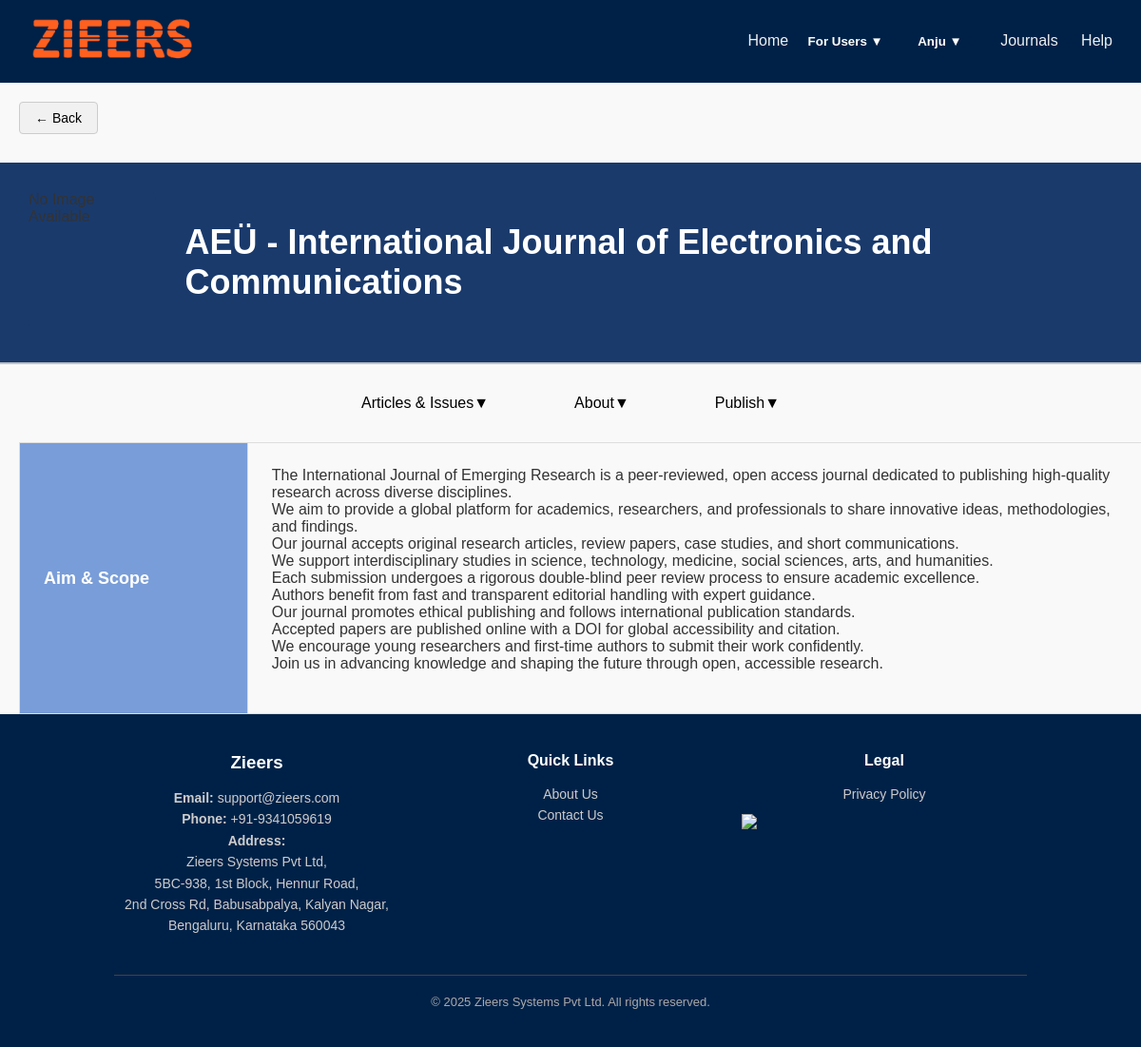
The page /researcher/author/aims_scope.php?journal_id=26 (signed in) on the database its author committed.
### tables this page shows
CREATE TABLE IF NOT EXISTS `journals` (
  `id` int NOT NULL AUTO_INCREMENT,
  `journal_name` varchar(255) NOT NULL,
  `primary_subject` varchar(255) NOT NULL,
  `secondary_subject` varchar(255) NOT NULL,
  `description` text NOT NULL,
  `publisher` varchar(255) NOT NULL,
  `issn` varchar(255) DEFAULT NULL,
  `access_type` varchar(255) NOT NULL,
  `author_payment_required` tinyint(1) DEFAULT '0',
  `reader_payment_required` tinyint(1) DEFAULT '0',
  `author_apc_amount` decimal(10,2) DEFAULT '0.00',
  `reader_fee_amount` decimal(10,2) DEFAULT '0.00',
  `payment_currency` varchar(10) DEFAULT NULL,
  `payment_link` varchar(255) DEFAULT NULL,
  `payment_notes` text,
  `submission_status` varchar(50) NOT NULL,
  `journal_image` varchar(255) DEFAULT NULL,
  `created_at` timestamp NULL DEFAULT CURRENT_TIMESTAMP,
  `journal_abbreviation` varchar(255) NOT NULL,
  `editorial_board` varchar(255) NOT NULL,
  `country` varchar(255) NOT NULL,
  `publication_frequency` varchar(255) NOT NULL,
  `indexing_info` text,
  `scope` text NOT NULL,
  `author_guidelines` varchar(255) DEFAULT NULL,
  `review_process` varchar(255) NOT NULL,
  `impact_factor` varchar(50) DEFAULT NULL,
  `citescore` varchar(50) DEFAULT NULL,
  `acceptance_rate` varchar(50) DEFAULT NULL,
  `editorial_team_id` int DEFAULT NULL,
  `keywords` text,
  PRIMARY KEY (`id`),
  KEY `fk_editorial_team` (`editorial_team_id`)
);

### include/db_connect.php (called while the page is built, shortened)
<?php
function getJournalById($conn, $id) {
    $id = $conn->real_escape_string($id);
    $sql = "SELECT * FROM journals WHERE id = $id";
    $result = $conn->query($sql);
    return $result->fetch_assoc();
}
function fetchScopeDetails($conn, $journal_id) {
    $query = "SELECT scope FROM journals WHERE id = ?";
    $stmt = $conn->prepare($query);
    $stmt->bind_param("i", $journal_id);
    $stmt->execute();
    return $stmt->get_result()->fetch_assoc();
}
?>

### researcher/author/aims_scope.php (the view, shortened to what this page needs)
<?php
include(__DIR__ . "/../../include/db_connect.php");
$journal = getJournalById($conn, $journal_id);
$scopeDetails = fetchScopeDetails($conn, $journal_id);
$scope = htmlspecialchars($scopeDetails['scope']);
?>
<!DOCTYPE html>
<html lang="en">
<head>
    <link rel="stylesheet" href="../styles.css">
</head>
<body>
    <header>
      <div class="logo">
  <a href="../../publish.php">
    <img src="../../images/logo.png" alt="Zieers Logo" style="height: 50px;">
  </a>
</div>
        <div class="icons">
            <a href="../../publish.php">Home</a>
            <div class="user-dropdown">
                <button class="dropdown-toggle">For Users ▼</button>
            </div>
            <?php if (isset($_SESSION['user_id'])): ?>
                <div class="user-dropdown">
                    <button class="dropdown-toggle"><?php echo htmlspecialchars($_SESSION['first_name']); ?> ▼</button>
                </div>
            <?php endif; ?>
            <a href="journal-listing.php?journal_id=<?php echo $journal_id; ?>">Journals</a>
            <a href="help.php">Help</a>
        </div>
    </header>
    <div style="margin: 20px 0 0 20px;">
    <button onclick="history.back()" style="
        background-color: #f1f1f1;
        border: 1px solid #ccc;
        padding: 8px 16px;
        font-size: 14px;
        border-radius: 4px;
        cursor: pointer;
    ">
        ← Back
    </button>
</div>
    <div class="journal-header">
        <div class="image-container">
            <?php
                $imagePath = htmlspecialchars($journal['journal_image']);
                $fullImagePath = $_SERVER['DOCUMENT_ROOT'] . "/admin/" . $imagePath;
                if (file_exists($fullImagePath)) {
                    echo '<img src="/admin/' . $imagePath . '" alt="Journal Image">';
                } else {
                    echo '<span>No Image Available</span>';
                }
            ?>
        </div>
        <div class="journal-info">
            <h1><?php echo htmlspecialchars($journal['journal_name']); ?></h1>
        </div>
    </div>
    <div class="dropdown-container">
        <div class="dropdown">
            <button>Articles & Issues▼</button>
        </div>
        <div class="dropdown">
            <button>About▼</button>
        </div>
        <div class="dropdown">
            <button>Publish▼</button>
        </div>
    </div>
    <div class="container">
        <table class="scope-table">
            <tr>
                <th>Aim & Scope</th>
                <td><?php echo nl2br($scope); ?></td>
            </tr>
        </table>
    </div>
    <footer class="site-footer">
        <div class="footer-container">
            <div class="footer-column">
                <h3>Zieers</h3>
                <p><strong>Email:</strong> <a href="mailto:support@zieers.com">support@zieers.com</a></p>
                <p><strong>Phone:</strong> +91-9341059619</p>
                <p><strong>Address:</strong><br>
                    Zieers Systems Pvt Ltd,<br>
                    5BC-938, 1st Block, Hennur Road,<br>
                    2nd Cross Rd, Babusabpalya, Kalyan Nagar,<br>
                    Bengaluru, Karnataka 560043
                </p>
            </div>
            <div class="footer-column">
                <h4>Quick Links</h4>
                <ul>
                    <li><a href="../../about-us.php">About Us</a></li>
                    <li><a href="../../contact-us.php">Contact Us</a></li>
                </ul>
            </div>
            <div class="footer-column">
                <h4>Legal</h4>
                <ul>
                    <li><a href="../../privacy_policy.php">Privacy Policy</a></li>
                </ul>
                <a href="https://www.linkedin.com/company/your-company-name" target="_blank" class="social-link">
                    <img src="https://cdn.jsdelivr.net/gh/devicons/devicon/icons/linkedin/linkedin-original.svg" alt="LinkedIn" class="social-icon">
                </a>
            </div>
        </div>
        <div class="footer-bottom">
            <p onclick="window.open('https://www.zieers.com/', '_blank');">
                &copy; <span id="year"></span> Zieers Systems Pvt Ltd. All rights reserved.
            </p>
        </div>
    </footer>
</body>
</html>

### styles.css (style rules this page uses)
* { margin: 0; padding: 0; box-sizing: border-box; font-family: Arial, sans-serif; }
body { font-family: 'Poppins', sans-serif; background-color: #eef2f3; color: #333; }
header { background: #002147; padding: 20px; color: white; }

### researcher/author/aims_scope.php (style rules this page uses)
body { font-family: 'Segoe UI', Tahoma, Geneva, Verdana, sans-serif; background-color: #f9f9f9; margin: 0; padding: 0; }
header { background-color: #002147; color: white; padding: 15px 30px; display: flex; justify-content: space-between; align-items: center; }
.logo { font-size: 28px; font-weight: bold; color: #ECF0F1; }
.icons a { color: #ECF0F1; text-decoration: none; margin-left: 20px; font-size: 16px; }
.journal-header { display: flex; align-items: center; justify-content: flex-start; background-color: #1A3A6C; padding: 30px; border-bottom: 2px solid #BDC3C7; margin-top: 30px; }
.image-container { width: 150px; height: 150px; overflow: hidden; border-radius: 10px; margin-right: 30px; background-color: #1A3A6C; }
.journal-info h1 { font-size: 36px; font-weight: 600; color: #ffffff; margin: 0; }
.dropdown-container { display: flex; justify-content: center; margin-top: 20px; gap: 10px; }
.dropdown { position: relative; display: inline-block; margin: 0 15px; }
.dropdown button { background-color: transparent; color: #000000; padding: 12px 25px; font-size: 16px; border: none; cursor: pointer; }
.user-dropdown { position: relative; display: inline-block; font-family: 'Poppins', sans-serif; }
.dropdown-toggle { background-color: #002147; color: white; padding: 10px 16px; border: none; border-radius: 6px; cursor: pointer; font-weight: bold; transition: background 0.3s ease; }
.scope-table { width: 100%; border-collapse: collapse; margin-top: 20px; margin-left: 20px; }
.scope-table th, .scope-table td { border: 1px solid #ddd; padding: 25px; text-align: left; }
.scope-table th { background-color: rgb(121, 157, 216); color: white; font-size: 18px; width: 20%; }
footer { background: #002147; color: white; text-align: center; padding: 20px 10px; }
footer p { cursor: pointer; }
.site-footer { background-color: #002147; color: white; padding: 40px 10%; font-family: 'Poppins', sans-serif; }
.footer-container { display: flex; flex-wrap: wrap; justify-content: space-between; gap: 30px; }
.footer-column { flex: 1; min-width: 250px; }
.footer-column h3, .footer-column h4 { margin-bottom: 15px; color: #ffffff; }
.footer-column p, .footer-column a, .footer-column li { font-size: 14px; color: #ccc; line-height: 1.6; text-decoration: none; }
.footer-column ul { list-style: none; padding-left: 0; }
.footer-bottom { text-align: center; margin-top: 40px; border-top: 1px solid #444; padding-top: 20px; font-size: 13px; color: #aaa; }
.social-link { display: flex; align-items: center; color: #ccc; text-decoration: none; margin-top: 10px; }
.social-icon { width: 20px; height: 20px; margin-right: 8px; }

### rows shown on the page
journals: journal_name "AEÜ - International Journal of Electronics and Communications", scope "The International Journal of Emerging Research is a peer-reviewed, open access journal dedicated to publishing high-quality research across diverse disciplines. We aim to provide a global platform for academics, researchers, and professionals to share innovative ideas, methodologies, and findings. Our journal accepts original research articles, review papers, case studies, and short communications. We support interdisciplinary studies in science, technology, medicine, social sciences, arts, and humanities. Each submission undergoes a rigorous double-blind peer review process to ensure academic excellence. Authors benefit from fast and transparent editorial handling with expert guidance. Our…"

### other values the page prints
$_SESSION['first_name'] "Anju"
